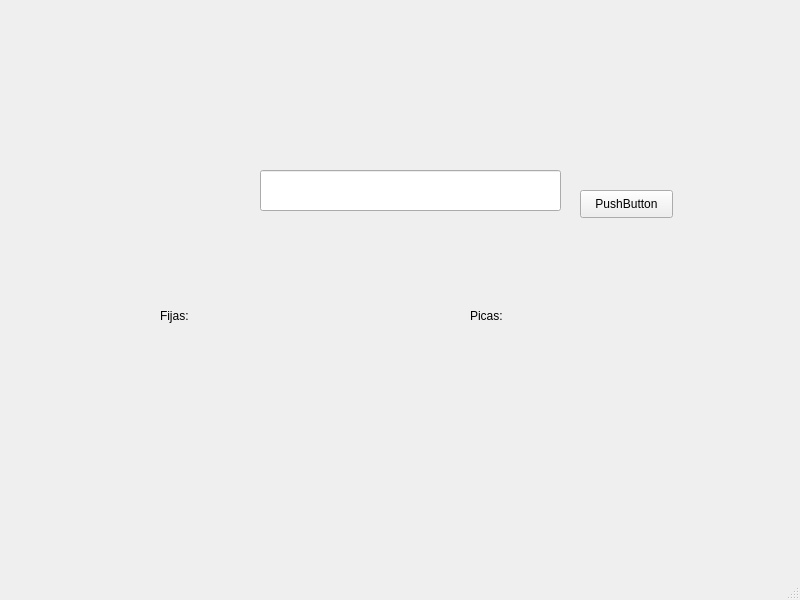
<?xml version="1.0" encoding="UTF-8"?>
<ui version="4.0">
 <class>MainWindow</class>
 <widget class="QMainWindow" name="MainWindow">
  <property name="geometry">
   <rect>
    <x>0</x>
    <y>0</y>
    <width>800</width>
    <height>600</height>
   </rect>
  </property>
  <property name="windowTitle">
   <string>MainWindow</string>
  </property>
  <widget class="QWidget" name="centralwidget">
   <widget class="QLineEdit" name="txt_valor">
    <property name="geometry">
     <rect>
      <x>260</x>
      <y>170</y>
      <width>301</width>
      <height>41</height>
     </rect>
    </property>
   </widget>
   <widget class="QLabel" name="txt_fijas">
    <property name="geometry">
     <rect>
      <x>160</x>
      <y>280</y>
      <width>111</width>
      <height>71</height>
     </rect>
    </property>
    <property name="text">
     <string>Fijas:</string>
    </property>
   </widget>
   <widget class="QLabel" name="txt_picas">
    <property name="geometry">
     <rect>
      <x>470</x>
      <y>280</y>
      <width>111</width>
      <height>71</height>
     </rect>
    </property>
    <property name="text">
     <string>Picas:</string>
    </property>
   </widget>
   <widget class="QPushButton" name="btn_jugar">
    <property name="geometry">
     <rect>
      <x>580</x>
      <y>190</y>
      <width>93</width>
      <height>28</height>
     </rect>
    </property>
    <property name="text">
     <string>PushButton</string>
    </property>
   </widget>
  </widget>
  <widget class="QMenuBar" name="menubar">
   <property name="geometry">
    <rect>
     <x>0</x>
     <y>0</y>
     <width>800</width>
     <height>26</height>
    </rect>
   </property>
  </widget>
  <widget class="QStatusBar" name="statusbar"/>
 </widget>
 <resources/>
 <connections/>
</ui>
